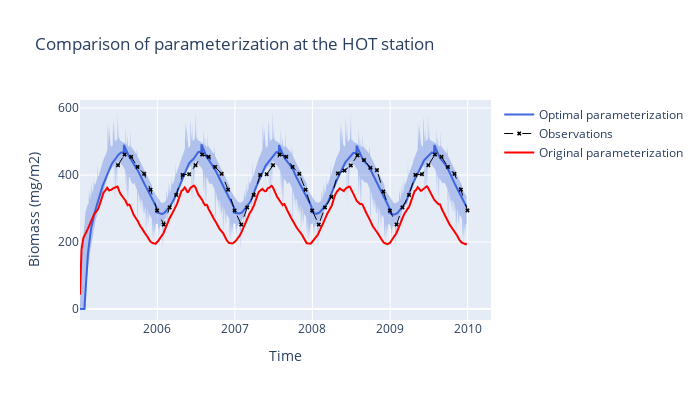

Notebook code cell kept with this figure:
### Markdown cell above
### Time series of X best individuals

### Code cell
import plotly.graph_objects as go

interval = 50
old_figure = viewer.time_series(interval, title=["HOT"], client=client)[0]


figure_update = go.Figure()

figure_update.add_trace(old_figure.data[0].update(name="Optimal parameterization", xaxis="x", yaxis="y"))
figure_update.add_trace(old_figure.data[1].update(xaxis="x", yaxis="y", showlegend=False))
figure_update.add_trace(old_figure.data[2].update(name="Observations", xaxis="x", yaxis="y"))


original = (
    viewer.original_simulation.pint.quantify()
    .pint.to("mg/m2")
    .mean(["functional_group", "latitude", "longitude"])
    .to_series()
    .reset_index()
)
figure_update.add_trace(
    go.Scatter(
        x=original["time"],
        y=original["biomass"],
        mode="lines",
        name="Original parameterization",
        line=dict(color="red", width=2),
    )
)

figure_update.update_layout(
    title="Comparison of parameterization at the HOT station",
    xaxis_title="Time",
    yaxis_title="Biomass (mg/m2)",
    legend_title="",
)
figure_update.update_layout(width=1400 / 2, height=600 / 1.5)

### Figure 1 — Plotly figure (JSON) as saved in the notebook; plotly's stock layout.template omitted (floating-point values rounded to 4 significant figures; data arrays with more than 128 entries replaced by an {"elided": "..."} marker saying what was removed)
{"data": [{"line": {"color": "royalblue", "dash": "solid", "width": 2}, "mode": "lines", "name": "Optimal parameterization", "type": "scatter", "x": {"elided": "1821 str values"}, "xaxis": "x", "y": {"elided": "1821 float values"}, "yaxis": "y"}, {"fill": "toself", "fillcolor": "rgba(54,92,216,0.3)", "line": {"color": "rgba(0,0,0,0)"}, "name": "night layer 0 : 50 best individuals", "showlegend": false, "type": "scatter", "x": {"elided": "3642 str values"}, "xaxis": "x", "y": {"elided": "3642 float values"}, "yaxis": "y"}, {"line": {"color": "black", "dash": "dash", "width": 1}, "marker": {"color": "black", "size": 4, "symbol": "x"}, "mode": "lines+markers", "name": "Observations", "type": "scatter", "x": ["2005-06-30T00:00:00.000000000", "2005-07-31T00:00:00.000000000", "2005-08-31T00:00:00.000000000", "2005-09-30T00:00:00.000000000", "2005-10-31T00:00:00.000000000", "2005-11-30T00:00:00.000000000", "2005-12-31T00:00:00.000000000", "2006-01-31T00:00:00.000000000", "2006-02-28T00:00:00.000000000", "2006-03-31T00:00:00.000000000", "2006-04-30T00:00:00.000000000", "2006-05-31T00:00:00.000000000", "2006-06-30T00:00:00.000000000", "2006-07-31T00:00:00.000000000", "2006-08-31T00:00:00.000000000", "2006-09-30T00:00:00.000000000", "2006-10-31T00:00:00.000000000", "2006-11-30T00:00:00.000000000", "2006-12-31T00:00:00.000000000", "2007-01-31T00:00:00.000000000", "2007-02-28T00:00:00.000000000", "2007-03-31T00:00:00.000000000", "2007-04-30T00:00:00.000000000", "2007-05-31T00:00:00.000000000", "2007-06-30T00:00:00.000000000", "2007-07-31T00:00:00.000000000", "2007-08-31T00:00:00.000000000", "2007-09-30T00:00:00.000000000", "2007-10-31T00:00:00.000000000", "2007-11-30T00:00:00.000000000", "2007-12-31T00:00:00.000000000", "2008-01-31T00:00:00.000000000", "2008-02-29T00:00:00.000000000", "2008-03-31T00:00:00.000000000", "2008-04-30T00:00:00.000000000", "2008-05-31T00:00:00.000000000", "2008-06-30T00:00:00.000000000", "2008-07-31T00:00:00.000000000", "2008-08-31T00:00:00.000000000", "2008-09-30T00:00:00.000000000", "2008-10-31T00:00:00.000000000", "2008-11-30T00:00:00.000000000", "2008-12-31T00:00:00.000000000", "2009-01-31T00:00:00.000000000", "2009-02-28T00:00:00.000000000", "2009-03-31T00:00:00.000000000", "2009-04-30T00:00:00.000000000", "2009-05-31T00:00:00.000000000", "2009-06-30T00:00:00.000000000", "2009-07-31T00:00:00.000000000", "2009-08-31T00:00:00.000000000", "2009-09-30T00:00:00.000000000", "2009-10-31T00:00:00.000000000", "2009-11-30T00:00:00.000000000", "2009-12-31T00:00:00.000000000"], "xaxis": "x", "y": [429.5, 461.3, 454.4, 424.2, 403.7, 356.4, 294.5, 252.1, 303.2, 340.7, 400.5, 402.6, 429.5, 461.3, 454.4, 424.2, 403.7, 356.4, 294.5, 252.1, 303.2, 340.7, 400.5, 402.6, 429.5, 461.3, 454.4, 424.2, 403.7, 356.4, 294.5, 252.1, 303.2, 334.8, 404.8, 413.6, 428.9, 459.1, 444.7, 421.6, 414.8, 351.1, 293.6, 252.1, 303.2, 340.7, 400.5, 402.6, 429.5, 461.3, 454.4, 424.2, 403.7, 356.4, 294.5], "yaxis": "y"}, {"line": {"color": "red", "width": 2}, "mode": "lines", "name": "Original parameterization", "type": "scatter", "x": {"elided": "1821 str values"}, "y": {"elided": "1821 float values"}}], "layout": {"height": 400, "legend": {"title": {"text": ""}}, "title": {"text": "Comparison of parameterization at the HOT station"}, "width": 700, "xaxis": {"title": {"text": "Time"}}, "yaxis": {"title": {"text": "Biomass (mg/m2)"}}}}
